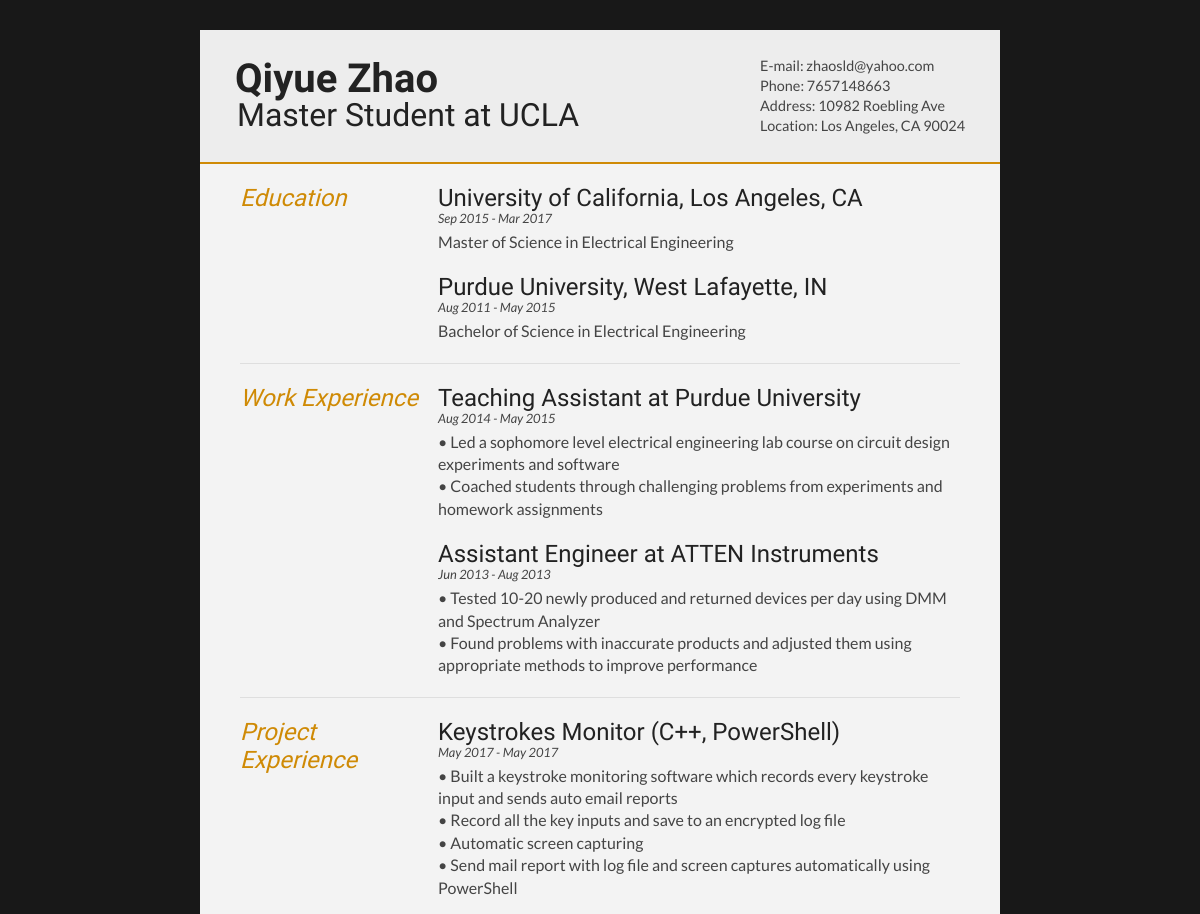
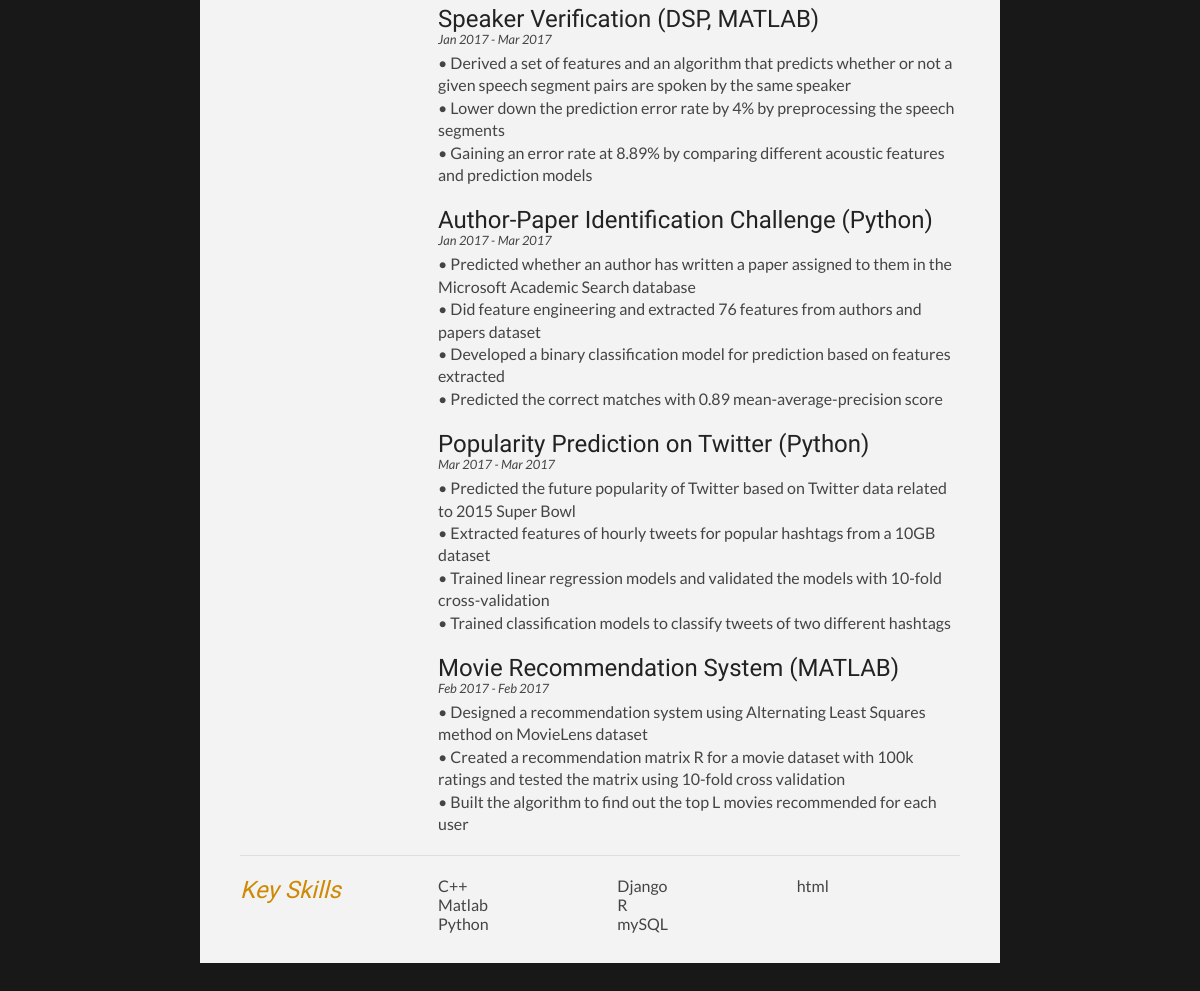
Page /resume/web_resume/ (signed in) on the committed database (2 pictures, top to bottom).
### myresume/models.py (models this page shows, shortened)
class res_basic(models.Model):
    user = models.OneToOneField('auth.User')
    first_name = models.CharField(max_length=150, verbose_name="First name")
    last_name = models.CharField(max_length=150, verbose_name="Last name")
    birthday = models.DateField(default = timezone.now)
    email = models.CharField(max_length=100,blank=True, null=True, verbose_name="email")
    phone = models.CharField(max_length=100,blank=True, null=True, verbose_name="phone")
    address = models.CharField(max_length=300, blank=True, null=True, verbose_name="address")
    city = models.CharField(max_length=50, blank=True, null=True, verbose_name="city")
    state = models.CharField(max_length=50, blank=True, null=True, verbose_name="state")
    zipcode = models.IntegerField(blank=True, null=True, verbose_name="zipcode")
    title = models.CharField(max_length=300, blank=True, null=True, verbose_name="title")
    def full_name(self):
        return " ".join([self.first_name, self.last_name])

class res_education(models.Model):
    user = models.ForeignKey('auth.User')
    education_name = models.CharField(max_length=150, verbose_name="school")
    degree = models.CharField(max_length=150,verbose_name="degree")
    major = models.CharField(max_length=150,blank=True, verbose_name="Major")
    start_date = models.DateField(default = timezone.now)
    end_date = models.DateField(default = timezone.now)

class res_work(models.Model):
    user = models.ForeignKey('auth.User')
    work_title = models.CharField(max_length=150, verbose_name="title")
    company_name = models.CharField(max_length=150, verbose_name="company")
    start_date = models.DateField(default = timezone.now)
    end_date = models.DateField(default = timezone.now)
    description = models.TextField(verbose_name="project description")

class res_project(models.Model):
    user = models.ForeignKey('auth.User')
    project_name = models.CharField(max_length=150, verbose_name="project name")
    start_date = models.DateField(default = timezone.now)
    end_date = models.DateField(default = timezone.now)
    description = models.TextField(verbose_name="project description")

class res_skill(models.Model):
    user = models.ForeignKey('auth.User')
    skill_name = models.CharField(max_length=100, verbose_name="skill")

### myresume/views.py (the view)
class WebResumeListView(LoginRequiredMixin,ListView):
    template_name = 'myresume/webcv.html'
    context_object_name = 'basic_info_list'
    queryset = res_basic.objects.all()
    def get_context_data(self, **kwargs):
        context = super(WebResumeListView, self).get_context_data(**kwargs)
        context['basic_info_list'] = res_basic.objects.filter(user=self.request.user)
        context['education_list'] = res_education.objects.filter(user=self.request.user)
        context['project_list'] = res_project.objects.filter(user=self.request.user)
        context['work_list'] = res_work.objects.filter(user=self.request.user)
        context['skill_list'] = res_skill.objects.filter(user=self.request.user)
        context['award_list'] = res_award.objects.filter(user=self.request.user)
        return context

### myresume/templates/myresume/webcv.html (shortened to what this page needs)
<!DOCTYPE html>
{% load staticfiles %}
<html>
<head>
<link type="text/css" rel="stylesheet" href="{% static 'CSS/webcv.css' %}">
</head>
<body id="top">
<div id="cv" class="instaFade">
	<div class="mainDetails">
		<div id="name">
			<h1 class="quickFade delayTwo">{{basic_info_list.0.full_name}}</h1>
			<h2 class="quickFade delayThree">{{basic_info_list.0.title}}</h2>
		</div>
		<div id="contactDetails" class="quickFade delayFour">
			<ul>
				<li>E-mail: <a href="{{basic_info_list.0.email}}" target="_blank">{{basic_info_list.0.email}}</a></li>
				<li>Phone: {{basic_info_list.0.phone}}</li>
				<li>Address: {{basic_info_list.0.address}}</li>
				<li>Location: {{basic_info_list.0.city}}, {{basic_info_list.0.state}} {{basic_info_list.0.zipcode}}</li>
			</ul>
		</div>
	</div>
	<div id="mainArea" class="quickFade delayFive">
{% if education_list.count != 0%}
		<section>
			<div class="sectionTitle">
				<h1>Education</h1>
			</div>
			<div class="sectionContent">
				{% for info in education_list %}
				<article>
					<h2>{{info.education_name}}</h2>
					<p class="subDetails">{{ info.start_date|date:"M Y"}} - {{ info.end_date|date:"M Y"}}</p>
					<p>{{info.degree}} in {{info.major}}</p>
				</article>
				{% endfor %}
			</div>
		</section>
	{% endif %}
{% if work_list.count != 0%}
		<section>
			<div class="sectionTitle">
				<h1>Work Experience</h1>
			</div>
			<div class="sectionContent">
				{% for info in work_list %}
				<article>
					<h2>{{info.work_title}} at {{info.company_name}}</h2>
					<p class="subDetails">{{ info.start_date|date:"M Y"}} - {{ info.end_date|date:"M Y"}}</p>
					<p>{{info.description|safe|linebreaksbr}}</p>
				</article>
				{% endfor %}
			</div>
		</section>
{% endif %}
{% if project_list.count != 0%}
		<section>
			<div class="sectionTitle">
				<h1>Project Experience</h1>
			</div>
			<div class="sectionContent">
				{% for info in project_list %}
				<article>
					<h2>{{info.project_name}}</h2>
					<p class="subDetails">{{ info.start_date|date:"M Y"}} - {{ info.end_date|date:"M Y"}}</p>
					<p>{{info.description|safe|linebreaksbr}}</p>
				</article>
				{% endfor %}
			</div>
		</section>
{% endif %}
{% if skill_list.count != 0%}
		<section>
			<div class="sectionTitle">
				<h1>Key Skills</h1>
			</div>
			<div class="sectionContent">
				<ul class="keySkills">
					{% for info in skill_list %}
					<li>{{info.skill_name}}</li>
					{% endfor %}
				</ul>
			</div>
		</section>
{% endif %}
	</div>
</div>
</body>
</html>

### myresume/static/CSS/webcv.css (style rules this page uses)
html,body,div,span,object,iframe,h1,h2,h3,h4,h5,h6,p,blockquote,pre,abbr,address,cite,code,del,dfn,em,img,ins,kbd,q,samp,small,strong,sub,sup,var,b,i,dl,dt,dd,ol,ul,li,fieldset,form,label,legend,table,caption,tbody,tfoot,thead,tr,th,td,article,aside,canvas,details,figcaption,figure,footer,header,hgroup,menu,nav,section,summary,time,mark,audio,video { border:0; font:inherit; font-size:100%; margin:0; padding:0; vertical-align:baseline; }
article,aside,details,figcaption,figure,footer,header,hgroup,menu,nav,section { display:block; }
html, body { background: #181818; font-family: 'Lato', helvetica, arial, sans-serif; font-size: 16px; color: #222; }
p { font-size: 1em; line-height: 1.4em; margin-bottom: 20px; color: #444; }
#cv { width: 90%; max-width: 800px; background: #f3f3f3; margin: 30px auto; }
.mainDetails { padding: 25px 35px; border-bottom: 2px solid #cf8a05; background: #ededed; }
#name h1 { font-size: 2.5em; font-weight: 700; font-family: 'Rokkitt', Helvetica, Arial, sans-serif; margin-bottom: -6px; }
#name h2 { font-size: 2em; margin-left: 2px; font-family: 'Rokkitt', Helvetica, Arial, sans-serif; }
#mainArea { padding: 0 40px; }
#name { float: left; }
#contactDetails { float: right; }
#contactDetails ul { list-style-type: none; font-size: 0.9em; margin-top: 2px; }
#contactDetails ul li { margin-bottom: 3px; color: #444; }
#contactDetails ul li a, a[href^=tel] { color: #444; text-decoration: none; -webkit-transition: all .3s ease-in; -moz-transition: all .3s ease-in; -o-transition: all .3s ease-in; -ms-transition: all .3s ease-in; transition: all .3s ease-in; }
section { border-top: 1px solid #dedede; padding: 20px 0 0; }
section:first-child { border-top: 0; }
section:last-child { padding: 20px 0 10px; }
.sectionTitle { float: left; width: 25%; }
.sectionContent { float: right; width: 72.5%; }
.sectionTitle h1 { font-family: 'Rokkitt', Helvetica, Arial, sans-serif; font-style: italic; font-size: 1.5em; color: #cf8a05; }
.sectionContent h2 { font-family: 'Rokkitt', Helvetica, Arial, sans-serif; font-size: 1.5em; margin-bottom: -2px; }
.subDetails { font-size: 0.8em; font-style: italic; margin-bottom: 3px; }
.keySkills { list-style-type: none; -moz-column-count:3; -webkit-column-count:3; column-count:3; margin-bottom: 20px; font-size: 1em; color: #444; }
.instaFade { -webkit-animation-name: reset, fade-in; -webkit-animation-duration: 1.5s; -webkit-animation-timing-function: ease-in; -moz-animation-name: reset, fade-in; -moz-animation-duration: 1.5s; -moz-animation-timing-function: ease-in; animation-name: reset, fade-in; animation-duration: 1.5s; animation-timing-function: ease-in; }
.quickFade { -webkit-animation-name: reset, fade-in; -webkit-animation-duration: 2.5s; -webkit-animation-timing-function: ease-in; -moz-animation-name: reset, fade-in; -moz-animation-duration: 2.5s; -moz-animation-timing-function: ease-in; animation-name: reset, fade-in; animation-duration: 2.5s; animation-timing-function: ease-in; }
.delayTwo { -webkit-animation-delay: 0, 1s; -moz-animation-delay: 0, 1s; animation-delay: 0, 1s; }
.delayThree { -webkit-animation-delay: 0, 1.5s; -moz-animation-delay: 0, 1.5s; animation-delay: 0, 1.5s; }
.delayFour { -webkit-animation-delay: 0, 2s; -moz-animation-delay: 0, 2s; animation-delay: 0, 2s; }
.delayFive { -webkit-animation-delay: 0, 2.5s; -moz-animation-delay: 0, 2.5s; animation-delay: 0, 2.5s; }

### rows in the picture
res_basic: first_name+last_name "Qiyue Zhao", title "Master Student at UCLA", email "zhaosld@yahoo.com", phone "7657148663", address "10982 Roebling Ave", city "Los Angeles", state "CA", zipcode "90024"
res_education: education_name "University of California, Los Angeles, CA", start_date "Sep 2015", end_date "Mar 2017", degree "Master of Science", major "Electrical Engineering"
res_education: education_name "Purdue University, West Lafayette, IN", start_date "Aug 2011", end_date "May 2015", degree "Bachelor of Science", major "Electrical Engineering"
res_work: work_title "Teaching Assistant", company_name "Purdue University", start_date "Aug 2014", end_date "May 2015", description "• Led a sophomore level electrical engineering lab course on circuit design experiments and software • Coached students through challenging problems from experiments and homework assignments"
res_work: work_title "Assistant Engineer", company_name "ATTEN Instruments", start_date "Jun 2013", end_date "Aug 2013", description "• Tested 10-20 newly produced and returned devices per day using DMM and Spectrum Analyzer • Found problems with inaccurate products and adjusted them using appropriate methods to improve performance"
res_project: project_name "Keystrokes Monitor (C++, PowerShell)", start_date "May 2017", end_date "May 2017", description "• Built a keystroke monitoring software which records every keystroke input and sends auto email reports • Record all the key inputs and save to an encrypted log file • Automatic screen capturing • Send mail report with log file and screen captures automatically using PowerShell"
res_project: project_name "Speaker Verification (DSP, MATLAB)", start_date "Jan 2017", end_date "Mar 2017", description "• Derived a set of features and an algorithm that predicts whether or not a given speech segment pairs are spoken by the same speaker • Lower down the prediction error rate by 4% by preprocessing the speech segments • Gaining an error rate at 8.89% by comparing different acoustic features and prediction models"
res_project: project_name "Author-Paper Identification Challenge (Python)", start_date "Jan 2017", end_date "Mar 2017", description "• Predicted whether an author has written a paper assigned to them in the Microsoft Academic Search database • Did feature engineering and extracted 76 features from authors and papers dataset • Developed a binary classification model for prediction based on features extracted • Predicted the correct matches with 0.89 mean-average-precision score"
res_project: project_name "Popularity Prediction on Twitter (Python)", start_date "Mar 2017", end_date "Mar 2017", description "• Predicted the future popularity of Twitter based on Twitter data related to 2015 Super Bowl • Extracted features of hourly tweets for popular hashtags from a 10GB dataset • Trained linear regression models and validated the models with 10-fold cross-validation • Trained classification models to classify tweets of two different hashtags"
res_project: project_name "Movie Recommendation System (MATLAB)", start_date "Feb 2017", end_date "Feb 2017", description "• Designed a recommendation system using Alternating Least Squares method on MovieLens dataset • Created a recommendation matrix R for a movie dataset with 100k ratings and tested the matrix using 10-fold cross validation • Built the algorithm to find out the top L movies recommended for each user"
res_skill: skill_name "C++"
res_skill: skill_name "Matlab"
res_skill: skill_name "Python"
res_skill: skill_name "Django"
res_skill: skill_name "R"
res_skill: skill_name "mySQL"
res_skill: skill_name "html"
